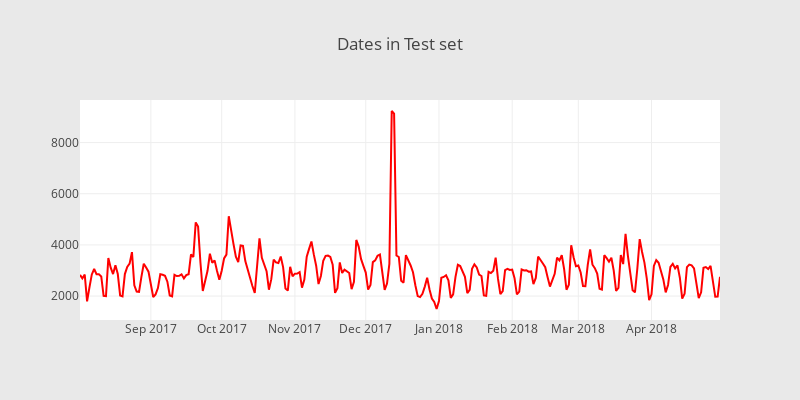

Notebook code cell kept with this figure:
### Markdown cell above
Inferences:
* We have data from 1 Aug, 2016 to 31 July, 2017 in our training dataset
* In Nov 2016, though there is an increase in the count of visitors, there is no increase in non-zero revenue counts during that time period.

### Code cell
test_df['date'] = test_df['date'].apply(lambda x: datetime.date(int(str(x)[:4]), int(str(x)[4:6]), int(str(x)[6:])))
cnt_srs = test_df.groupby('date')['fullVisitorId'].size()


trace = scatter_plot(cnt_srs, 'red')

layout = go.Layout(
    height=400,
    width=800,
    paper_bgcolor='rgb(233,233,233)',
    title='Dates in Test set'
)

data = [trace]
fig = go.Figure(data=data, layout=layout)
py.iplot(fig, filename="ActivationDate")

### Figure 1 — Plotly figure (JSON) as saved in the notebook; plotly's stock layout.template omitted (floating-point values rounded to 4 significant figures; data arrays with more than 128 entries replaced by an {"elided": "..."} marker saying what was removed)
{"data": [{"marker": {"color": "red"}, "showlegend": false, "type": "scatter", "uid": "b79f5066-bab1-11e8-b9ec-784f438300a6", "x": {"elided": "272 str values"}, "y": {"elided": "272 int values"}}], "layout": {"height": 400, "paper_bgcolor": "rgb(233,233,233)", "title": "Dates in Test set", "width": 800}}
